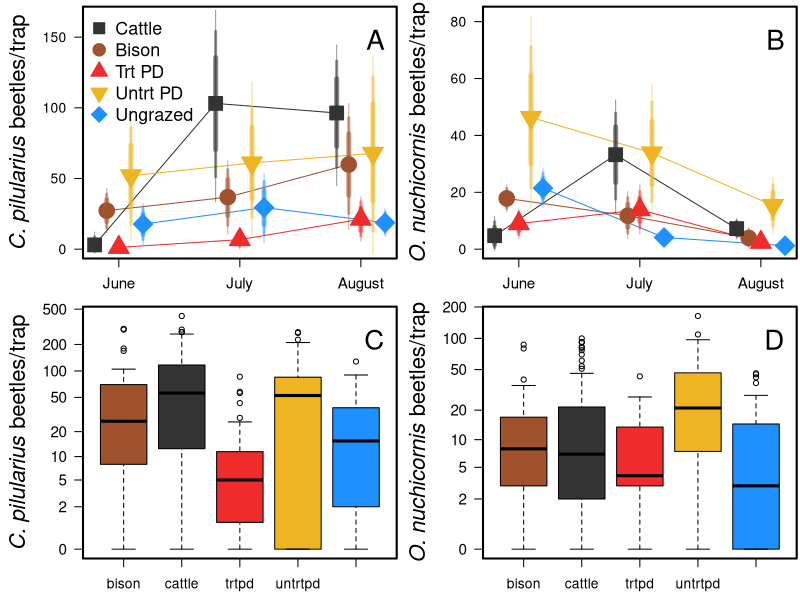

This chart was generated by the following R code:
##Set working directory
#Ellen's working directory:
setwd("C:/Users/elwel/OneDrive/Desktop/AmongTheDung")

######################
#install.packages("scales")
library(scales)
cp_d <- read.csv("outputs/Trt_Mo/CanPil_TRTmo_ActDens.csv")
cp_d$spp <- rep("CP", 15)
colnames(cp_d)[3] ="AcDe"
colnames(cp_d)[4] ="SE"
on_d <- read.csv("outputs/Trt_Mo/OntNuc_TRTmo_ActDens.csv")
on_d$spp <- rep("ON", 15)
colnames(on_d)[3] ="AcDe"
colnames(on_d)[4] ="SE"
dens <- rbind(cp_d,on_d)

tiff(filename = "plots/ActivityDensities_TrtMo.tiff", width = 10, height = 10, units = 'in', res = 600, compression = 'lzw')

par(mar=c(2.5,5,0.4,0.2),mfrow=c(2,2))
plot(1, type="n", xlim=c(5.8,8.2), ylim=c(0,165),las=1,ylab="",xlab="", xaxt='n')
axis(1, at=c(6,7,8),cex.axis=1.1,labels=c("June","July","August"))
box(lwd=2)
title(ylab=substitute(paste(italic('C. pilularius'), ' beetles/trap')), line=3, cex.lab=1.6)
##connecting lines
points(dens$AcDe[dens$trt=="bison" & dens$spp=="CP"] ~ dens$mo_jit[dens$trt=="bison" & dens$spp=="CP"],type="l",col="sienna",lwd=1)
points(dens$AcDe[dens$trt=="cattle" & dens$spp=="CP"] ~ dens$mo_jit[dens$trt=="cattle" & dens$spp=="CP"],type="l",col="gray20",lwd=1)
points(dens$AcDe[dens$trt=="ungrazed" & dens$spp=="CP"] ~ dens$mo_jit[dens$trt=="ungrazed" & dens$spp=="CP"],type="l",col="dodgerblue",lwd=1)
points(dens$AcDe[dens$trt=="trtpd" & dens$spp=="CP"] ~ dens$mo_jit[dens$trt=="trtpd" & dens$spp=="CP"],type="l",col="firebrick2",lwd=1)
points(dens$AcDe[dens$trt=="untrtpd" & dens$spp=="CP"] ~ dens$mo_jit[dens$trt=="untrtpd" & dens$spp=="CP"],type="l",col="goldenrod2",lwd=1)
##CIs
arrows(dens$mo_jit[dens$trt=="bison" & dens$spp=="CP"], dens$Q5[dens$trt=="bison" & dens$spp=="CP"], dens$mo_jit[dens$trt=="bison" & dens$spp=="CP"], dens$Q95[dens$trt=="bison" & dens$spp=="CP"],col=alpha("sienna",0.5),lwd=1,length=0, angle=90, code=3)
arrows(dens$mo_jit[dens$trt=="bison" & dens$spp=="CP"], dens$Q10[dens$trt=="bison" & dens$spp=="CP"], dens$mo_jit[dens$trt=="bison" & dens$spp=="CP"], dens$Q90[dens$trt=="bison" & dens$spp=="CP"],col=alpha("sienna",0.5),lwd=3,length=0, angle=90, code=3)
arrows(dens$mo_jit[dens$trt=="bison" & dens$spp=="CP"], dens$Q20[dens$trt=="bison" & dens$spp=="CP"], dens$mo_jit[dens$trt=="bison" & dens$spp=="CP"], dens$Q80[dens$trt=="bison" & dens$spp=="CP"],col=alpha("sienna",0.5),lwd=5,length=0, angle=90, code=3)
arrows(dens$mo_jit[dens$trt=="cattle" & dens$spp=="CP"], dens$Q5[dens$trt=="cattle" & dens$spp=="CP"], dens$mo_jit[dens$trt=="cattle" & dens$spp=="CP"], dens$Q95[dens$trt=="cattle" & dens$spp=="CP"],col=alpha("gray20",0.5),lwd=1,length=0, angle=90, code=3)
arrows(dens$mo_jit[dens$trt=="cattle" & dens$spp=="CP"], dens$Q10[dens$trt=="cattle" & dens$spp=="CP"], dens$mo_jit[dens$trt=="cattle" & dens$spp=="CP"], dens$Q90[dens$trt=="cattle" & dens$spp=="CP"],col=alpha("gray20",0.5),lwd=3,length=0, angle=90, code=3)
arrows(dens$mo_jit[dens$trt=="cattle" & dens$spp=="CP"], dens$Q20[dens$trt=="cattle" & dens$spp=="CP"], dens$mo_jit[dens$trt=="cattle" & dens$spp=="CP"], dens$Q80[dens$trt=="cattle" & dens$spp=="CP"],col=alpha("gray20",0.5),lwd=5,length=0, angle=90, code=3)
arrows(dens$mo_jit[dens$trt=="ungrazed" & dens$spp=="CP"], dens$Q5[dens$trt=="ungrazed" & dens$spp=="CP"], dens$mo_jit[dens$trt=="ungrazed" & dens$spp=="CP"], dens$Q95[dens$trt=="ungrazed" & dens$spp=="CP"],col=alpha("dodgerblue",0.5),lwd=1,length=0, angle=90, code=3)
arrows(dens$mo_jit[dens$trt=="ungrazed" & dens$spp=="CP"], dens$Q10[dens$trt=="ungrazed" & dens$spp=="CP"], dens$mo_jit[dens$trt=="ungrazed" & dens$spp=="CP"], dens$Q90[dens$trt=="ungrazed" & dens$spp=="CP"],col=alpha("dodgerblue",0.5),lwd=3,length=0, angle=90, code=3)
arrows(dens$mo_jit[dens$trt=="ungrazed" & dens$spp=="CP"], dens$Q20[dens$trt=="ungrazed" & dens$spp=="CP"], dens$mo_jit[dens$trt=="ungrazed" & dens$spp=="CP"], dens$Q80[dens$trt=="ungrazed" & dens$spp=="CP"],col=alpha("dodgerblue",0.5),lwd=5,length=0, angle=90, code=3)
arrows(dens$mo_jit[dens$trt=="trtpd" & dens$spp=="CP"], dens$Q5[dens$trt=="trtpd" & dens$spp=="CP"], dens$mo_jit[dens$trt=="trtpd" & dens$spp=="CP"], dens$Q95[dens$trt=="trtpd" & dens$spp=="CP"],col=alpha("firebrick2",0.5),lwd=1,length=0, angle=90, code=3)
arrows(dens$mo_jit[dens$trt=="trtpd" & dens$spp=="CP"], dens$Q10[dens$trt=="trtpd" & dens$spp=="CP"], dens$mo_jit[dens$trt=="trtpd" & dens$spp=="CP"], dens$Q90[dens$trt=="trtpd" & dens$spp=="CP"],col=alpha("firebrick2",0.5),lwd=3,length=0, angle=90, code=3)
arrows(dens$mo_jit[dens$trt=="trtpd" & dens$spp=="CP"], dens$Q20[dens$trt=="trtpd" & dens$spp=="CP"], dens$mo_jit[dens$trt=="trtpd" & dens$spp=="CP"], dens$Q80[dens$trt=="trtpd" & dens$spp=="CP"],col=alpha("firebrick2",0.5),lwd=5,length=0, angle=90, code=3)
arrows(dens$mo_jit[dens$trt=="untrtpd" & dens$spp=="CP"], dens$Q5[dens$trt=="untrtpd" & dens$spp=="CP"], dens$mo_jit[dens$trt=="untrtpd" & dens$spp=="CP"], dens$Q95[dens$trt=="untrtpd" & dens$spp=="CP"],col=alpha("goldenrod2",0.5),lwd=1,length=0, angle=90, code=3)
arrows(dens$mo_jit[dens$trt=="untrtpd" & dens$spp=="CP"], dens$Q10[dens$trt=="untrtpd" & dens$spp=="CP"], dens$mo_jit[dens$trt=="untrtpd" & dens$spp=="CP"], dens$Q90[dens$trt=="untrtpd" & dens$spp=="CP"],col=alpha("goldenrod2",0.5),lwd=3,length=0, angle=90, code=3)
arrows(dens$mo_jit[dens$trt=="untrtpd" & dens$spp=="CP"], dens$Q20[dens$trt=="untrtpd" & dens$spp=="CP"], dens$mo_jit[dens$trt=="untrtpd" & dens$spp=="CP"], dens$Q80[dens$trt=="untrtpd" & dens$spp=="CP"],col=alpha("goldenrod2",0.5),lwd=5,length=0, angle=90, code=3)
##points
points(dens$AcDe[dens$trt=="bison" & dens$spp=="CP"] ~ dens$mo_jit[dens$trt=="bison" & dens$spp=="CP"],pch=21,col="sienna",bg="sienna",cex=2.5)
points(dens$AcDe[dens$trt=="cattle" & dens$spp=="CP"] ~ dens$mo_jit[dens$trt=="cattle" & dens$spp=="CP"],pch=22,col="gray20",bg="gray20",cex=2.5)
points(dens$AcDe[dens$trt=="ungrazed" & dens$spp=="CP"] ~ dens$mo_jit[dens$trt=="ungrazed" & dens$spp=="CP"],pch=23,col="dodgerblue",bg="dodgerblue",cex=2.5)
points(dens$AcDe[dens$trt=="trtpd" & dens$spp=="CP"] ~ dens$mo_jit[dens$trt=="trtpd" & dens$spp=="CP"],pch=24,col="firebrick2",bg="firebrick2",cex=2.5)
points(dens$AcDe[dens$trt=="untrtpd" & dens$spp=="CP"] ~ dens$mo_jit[dens$trt=="untrtpd" & dens$spp=="CP"],pch=25,col="goldenrod2",bg="goldenrod2",cex=2.5)
legend("topright", legend="A", bty="n", cex=2)
legend("topleft",legend=c("Cattle","Bison","Trt PD","Untrt PD","Ungrazed"), bty="n", pt.cex=2,cex=1.3, pch=c(22,21,24,25,23), pt.bg=c("gray20","sienna","firebrick2","goldenrod2","dodgerblue"),col=c("gray20","sienna","firebrick2","goldenrod2","dodgerblue"))
##

##
##Onthophagus nuchicornis
plot(1, type="n", xlim=c(5.8,8.2), ylim=c(0,82),las=1,ylab="",xlab="", xaxt='n')
axis(1, at=c(6,7,8),cex.axis=1.1,labels=c("June","July","August"))
box(lwd=2)
title(ylab=substitute(paste(italic('O. nuchicornis'), ' beetles/trap')), line=3, cex.lab=1.6)
##conecting lines
points(dens$AcDe[dens$trt=="bison" & dens$spp=="ON"] ~ dens$mo_jit[dens$trt=="bison" & dens$spp=="ON"],type="l",col="sienna",lwd=1)
points(dens$AcDe[dens$trt=="cattle" & dens$spp=="ON"] ~ dens$mo_jit[dens$trt=="cattle" & dens$spp=="ON"],type="l",col="gray20",lwd=1)
points(dens$AcDe[dens$trt=="ungrazed" & dens$spp=="ON"] ~ dens$mo_jit[dens$trt=="ungrazed" & dens$spp=="ON"],type="l",col="dodgerblue",lwd=1)
points(dens$AcDe[dens$trt=="trtpd" & dens$spp=="ON"] ~ dens$mo_jit[dens$trt=="trtpd" & dens$spp=="ON"],type="l",col="firebrick2",lwd=1)
points(dens$AcDe[dens$trt=="untrtpd" & dens$spp=="ON"] ~ dens$mo_jit[dens$trt=="untrtpd" & dens$spp=="ON"],type="l",col="goldenrod2",lwd=1)
##CIs
arrows(dens$mo_jit[dens$trt=="bison" & dens$spp=="ON"], dens$Q5[dens$trt=="bison" & dens$spp=="ON"], dens$mo_jit[dens$trt=="bison" & dens$spp=="ON"], dens$Q95[dens$trt=="bison" & dens$spp=="ON"],col=alpha("sienna",0.5),lwd=1,length=0, angle=90, code=3)
arrows(dens$mo_jit[dens$trt=="bison" & dens$spp=="ON"], dens$Q10[dens$trt=="bison" & dens$spp=="ON"], dens$mo_jit[dens$trt=="bison" & dens$spp=="ON"], dens$Q90[dens$trt=="bison" & dens$spp=="ON"],col=alpha("sienna",0.5),lwd=3,length=0, angle=90, code=3)
arrows(dens$mo_jit[dens$trt=="bison" & dens$spp=="ON"], dens$Q20[dens$trt=="bison" & dens$spp=="ON"], dens$mo_jit[dens$trt=="bison" & dens$spp=="ON"], dens$Q80[dens$trt=="bison" & dens$spp=="ON"],col=alpha("sienna",0.5),lwd=5,length=0, angle=90, code=3)
arrows(dens$mo_jit[dens$trt=="cattle" & dens$spp=="ON"], dens$Q5[dens$trt=="cattle" & dens$spp=="ON"], dens$mo_jit[dens$trt=="cattle" & dens$spp=="ON"], dens$Q95[dens$trt=="cattle" & dens$spp=="ON"],col=alpha("gray20",0.5),lwd=1,length=0, angle=90, code=3)
arrows(dens$mo_jit[dens$trt=="cattle" & dens$spp=="ON"], dens$Q10[dens$trt=="cattle" & dens$spp=="ON"], dens$mo_jit[dens$trt=="cattle" & dens$spp=="ON"], dens$Q90[dens$trt=="cattle" & dens$spp=="ON"],col=alpha("gray20",0.5),lwd=3,length=0, angle=90, code=3)
arrows(dens$mo_jit[dens$trt=="cattle" & dens$spp=="ON"], dens$Q20[dens$trt=="cattle" & dens$spp=="ON"], dens$mo_jit[dens$trt=="cattle" & dens$spp=="ON"], dens$Q80[dens$trt=="cattle" & dens$spp=="ON"],col=alpha("gray20",0.5),lwd=5,length=0, angle=90, code=3)
arrows(dens$mo_jit[dens$trt=="ungrazed" & dens$spp=="ON"], dens$Q5[dens$trt=="ungrazed" & dens$spp=="ON"], dens$mo_jit[dens$trt=="ungrazed" & dens$spp=="ON"], dens$Q95[dens$trt=="ungrazed" & dens$spp=="ON"],col=alpha("dodgerblue",0.5),lwd=1,length=0, angle=90, code=3)
arrows(dens$mo_jit[dens$trt=="ungrazed" & dens$spp=="ON"], dens$Q10[dens$trt=="ungrazed" & dens$spp=="ON"], dens$mo_jit[dens$trt=="ungrazed" & dens$spp=="ON"], dens$Q90[dens$trt=="ungrazed" & dens$spp=="ON"],col=alpha("dodgerblue",0.5),lwd=3,length=0, angle=90, code=3)
arrows(dens$mo_jit[dens$trt=="ungrazed" & dens$spp=="ON"], dens$Q20[dens$trt=="ungrazed" & dens$spp=="ON"], dens$mo_jit[dens$trt=="ungrazed" & dens$spp=="ON"], dens$Q80[dens$trt=="ungrazed" & dens$spp=="ON"],col=alpha("dodgerblue",0.5),lwd=5,length=0, angle=90, code=3)
arrows(dens$mo_jit[dens$trt=="trtpd" & dens$spp=="ON"], dens$Q5[dens$trt=="trtpd" & dens$spp=="ON"], dens$mo_jit[dens$trt=="trtpd" & dens$spp=="ON"], dens$Q95[dens$trt=="trtpd" & dens$spp=="ON"],col=alpha("firebrick2",0.5),lwd=1,length=0, angle=90, code=3)
arrows(dens$mo_jit[dens$trt=="trtpd" & dens$spp=="ON"], dens$Q10[dens$trt=="trtpd" & dens$spp=="ON"], dens$mo_jit[dens$trt=="trtpd" & dens$spp=="ON"], dens$Q90[dens$trt=="trtpd" & dens$spp=="ON"],col=alpha("firebrick2",0.5),lwd=3,length=0, angle=90, code=3)
arrows(dens$mo_jit[dens$trt=="trtpd" & dens$spp=="ON"], dens$Q20[dens$trt=="trtpd" & dens$spp=="ON"], dens$mo_jit[dens$trt=="trtpd" & dens$spp=="ON"], dens$Q80[dens$trt=="trtpd" & dens$spp=="ON"],col=alpha("firebrick2",0.5),lwd=5,length=0, angle=90, code=3)
arrows(dens$mo_jit[dens$trt=="untrtpd" & dens$spp=="ON"], dens$Q5[dens$trt=="untrtpd" & dens$spp=="ON"], dens$mo_jit[dens$trt=="untrtpd" & dens$spp=="ON"], dens$Q95[dens$trt=="untrtpd" & dens$spp=="ON"],col=alpha("goldenrod2",0.5),lwd=1,length=0, angle=90, code=3)
arrows(dens$mo_jit[dens$trt=="untrtpd" & dens$spp=="ON"], dens$Q10[dens$trt=="untrtpd" & dens$spp=="ON"], dens$mo_jit[dens$trt=="untrtpd" & dens$spp=="ON"], dens$Q90[dens$trt=="untrtpd" & dens$spp=="ON"],col=alpha("goldenrod2",0.5),lwd=3,length=0, angle=90, code=3)
arrows(dens$mo_jit[dens$trt=="untrtpd" & dens$spp=="ON"], dens$Q20[dens$trt=="untrtpd" & dens$spp=="ON"], dens$mo_jit[dens$trt=="untrtpd" & dens$spp=="ON"], dens$Q80[dens$trt=="untrtpd" & dens$spp=="ON"],col=alpha("goldenrod2",0.5),lwd=5,length=0, angle=90, code=3)
##points
points(dens$AcDe[dens$trt=="bison" & dens$spp=="ON"] ~ dens$mo_jit[dens$trt=="bison" & dens$spp=="ON"],pch=21,col="sienna",bg="sienna",cex=2.5)
points(dens$AcDe[dens$trt=="cattle" & dens$spp=="ON"] ~ dens$mo_jit[dens$trt=="cattle" & dens$spp=="ON"],pch=22,col="gray20",bg="gray20",cex=2.5)
points(dens$AcDe[dens$trt=="ungrazed" & dens$spp=="ON"] ~ dens$mo_jit[dens$trt=="ungrazed" & dens$spp=="ON"],pch=23,col="dodgerblue",bg="dodgerblue",cex=2.5)
points(dens$AcDe[dens$trt=="trtpd" & dens$spp=="ON"] ~ dens$mo_jit[dens$trt=="trtpd" & dens$spp=="ON"],pch=24,col="firebrick2",bg="firebrick2",cex=2.5)
points(dens$AcDe[dens$trt=="untrtpd" & dens$spp=="ON"] ~ dens$mo_jit[dens$trt=="untrtpd" & dens$spp=="ON"],pch=25,col="goldenrod2",bg="goldenrod2",cex=2.5)
legend("topright", legend="B", bty="n", cex=2)
##


# attach raw dung beetle density data
den <- read.csv("rawdata/DB_densities.csv")
head(den)
##
den$trt <- factor(den$trt, levels=c("bison", "cattle", "trtpd", "untrtpd", "ungrazed"))

boxplot((den$CanPil+1)~den$trt, xlab="", ylab="", log="y", col=c("sienna", "gray20", "firebrick2","goldenrod2","dodgerblue"), yaxt='n')
axis(2, at=c(1,3,6,11,21,51,101,201,501),cex.axis=1.1,labels=c(0,2,5,10,20,50,100,200,500), las=1)
box(lwd=2)
title(ylab=substitute(paste(italic('C. pilularius'), ' beetles/trap')), line=3, cex.lab=1.6)
legend("topright", legend="C", bty="n", cex=2)
tr<-(aov(den$CanPil~den$trt))
tukey.test <- TukeyHSD(tr)
tukey.test
#text(1.15, 1.5, "a", cex=2)
#text(2.15, 1.5, "b", cex=2)
#text(3.15, 1.5, "a", cex=2)
#text(4.15, 1.5, "b", cex=2)
#text(5.15, 1.5, "a", cex=2)

boxplot((den$OntNuc+1)~den$trt, xlab="", ylab="", log="y",col=c("sienna", "gray20", "firebrick2","goldenrod2","dodgerblue"), yaxt='n')
axis(2, at=c(1,3,6,11,21,51,101,201),cex.axis=1.1,labels=c(0,2,5,10,20,50,100,200), las=1)
box(lwd=2)
title(ylab=substitute(paste(italic('O. nuchicornis'), ' beetles/trap')), line=3, cex.lab=1.6)
legend("topright", legend="D", bty="n", cex=2)
tr<-(aov(den$OntNuc~den$trt))
tukey.test <- TukeyHSD(tr)
tukey.test
#text(1.25, 1.5, "ab", cex=2)
#text(2.15, 1.5, "a", cex=2)
#text(3.25, 1.5, "ab", cex=2)
#text(4.15, 1.5, "c", cex=2)
#text(5.15, 1.5, "b", cex=2)

dev.off()

##